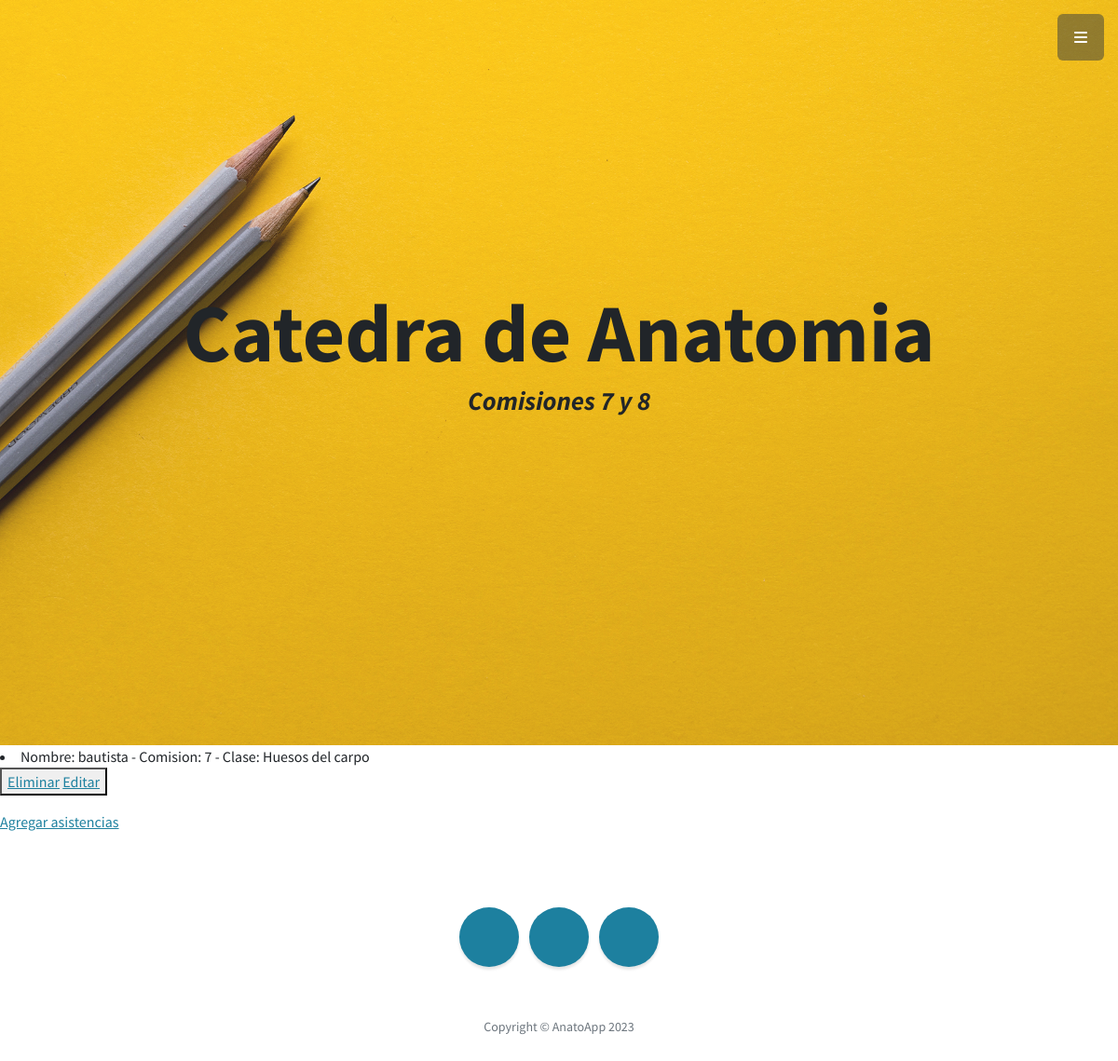
The page /AnatoApp/leerAsistencias on the database as committed earlier.
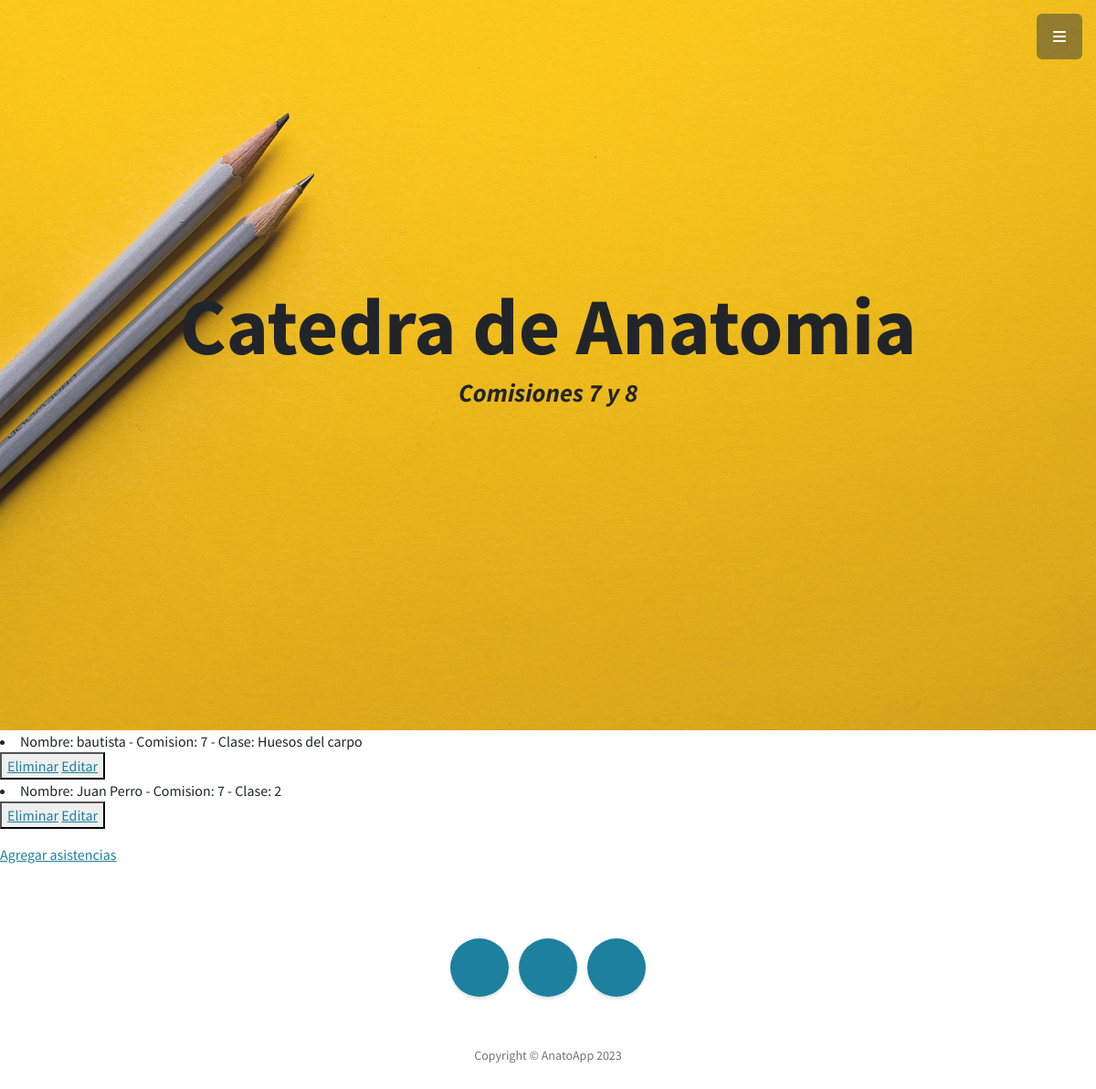
The same page on the database as committed later.
### AnatoApp/models.py (models this page shows)
class Asistencias(models.Model):
    def __str__(self):
        return f"Nombre: {self.nombre} - Comision: {self.comision} - Clase: {self.clase}"
    nombre = models.CharField(max_length=40)
    comision = models.IntegerField()
    clase = models.CharField(max_length=40)
    presente = models.BooleanField()

### AnatoApp/views.py (the view)
# urls.py: path('leerAsistencias',views.leerAsistencias,name='LeerAsistencias'),
def leerAsistencias(request):
    asistencias= Asistencias.objects.all()
    contexto= {"asistencias": asistencias}
    return render(request, "AnatoApp/leerAsistencias.html",contexto)

### AnatoApp/templates/AnatoApp/leerAsistencias.html (shortened to what this page needs)
{% extends "AnatoApp/pagina2.html" %}
{% load static %}
{% block Alumnos %}
<!DOCTYPE html>
<html lang="en">
<head>
</head>
<body>
    {% for p in asistencias %}
        <li>{{p}}</li>
        <button>
            <a href="{% url 'EliminarAsistencia' p.nombre %}"> Eliminar</a>
            <a href="{% url 'EditarAsistencia' p.nombre %}">Editar</a>
        </button>
    {% endfor %}
    <a href="{% url 'AsistenciasFormulario' %}">Agregar asistencias</a>
</body>
</html>
{% endblock %}

Rows that differ between the two databases and show on the page:
added Asistencias: nombre+comision+clase "Nombre: Juan Perro - Comision: 7 - Clase: 2"
